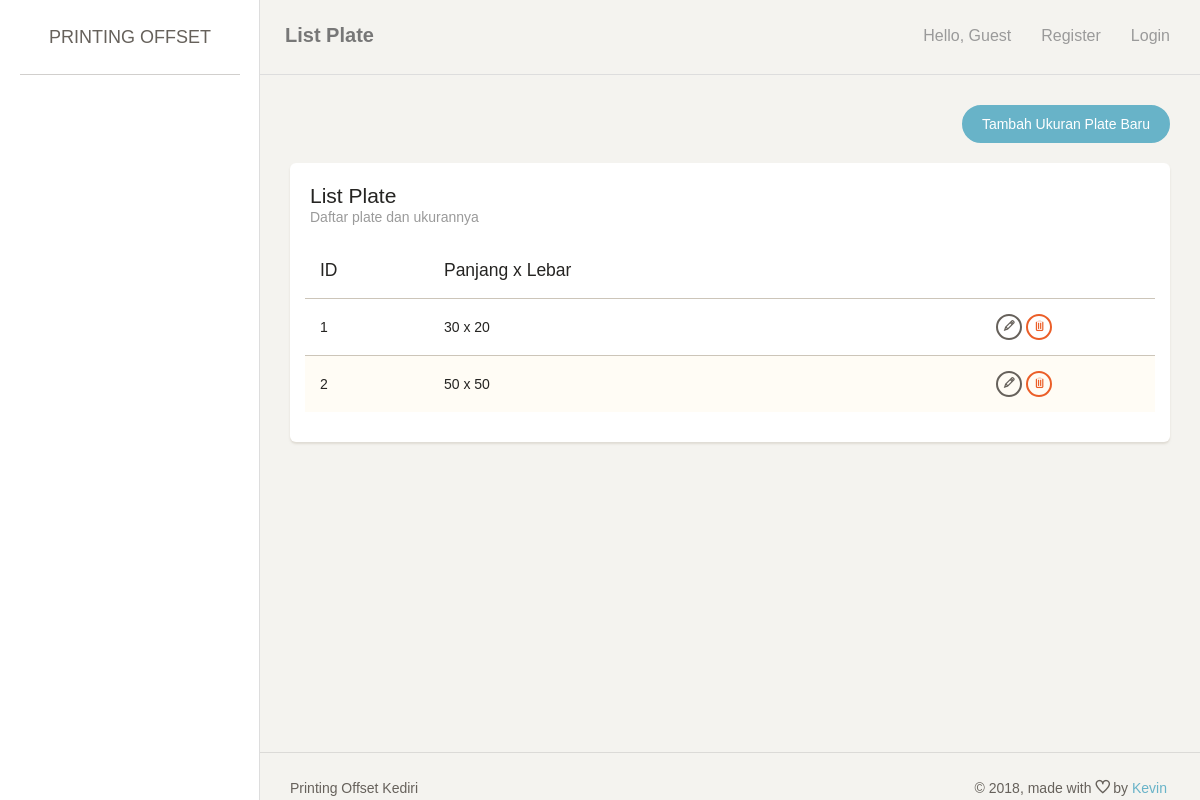
Screenshot of /index.php/plate with the database file from the repository.
### tables this page shows
CREATE TABLE `master_plate` (
  `id_master_plate` int(11) NOT NULL,
  `panjang_plate` int(11) DEFAULT NULL,
  `lebar_plate` int(11) DEFAULT NULL
);

### application/controllers/Plate.php (called while the page is built, shortened)
<?php
class Plate extends CI_Controller {
	public function index() {
		$this->lst();
	}
	public function lst() {
		if ($_SESSION['printer']['user']['role'] == 0){
			$data['page_title'] = 'List Plate';
			$data['page_note'] = 'Daftar plate dan ukurannya';
			$data['row'] = $this->MPlate->getAll();
			$this->load->view('header', $data);
			$this->load->view('plate_list', $data);
			$this->load->view('footer', $data);
		} else {
			redirect('login');
		}
	}
}

### index.php (called while the page is built, shortened)
<?php
require_once BASEPATH.'core/CodeIgniter.php';

### application/models/Plate_model.php (called while the page is built, shortened)
<?php
class Plate_model extends CI_Model {
	public function getAll() {
		return $this->db->get('master_plate')->result_array();
	}
}

### application/views/plate_list.php (the view, shortened to what this page needs)
<div class="content">
    <div class="container-fluid">
        <div class="row">
            <div class="col-md-12">
                <div align="right">
                    <a href="<?= site_url('plate/add/'); ?>" class="btn btn-info btn-fill btn-wd">Tambah Ukuran Plate Baru</a>
                </div>
                <br/>
                <div class="card">
                    <div class="header">
                        <h4 class="title"><?= $page_title; ?></h4>
                        <p class="category"><?= $page_note; ?></p>
                    </div>
                    <div class="content table-responsive">
                        <table id="myTable" class="table table-striped">
                            <thead><tr>
                                <th>ID</th>
                                <th>Panjang x Lebar</th>
                                <th></th>
                            </tr></thead>
                            <tbody>
                                <?php foreach ($row as $key => $value) {
                                    ?>
                                    <tr>
                                        <td><?= $value['id_master_plate']; ?></td>
                                        <td><?= $value['panjang_plate'].' x '.$value['lebar_plate']; ?></td>
                                        <td align="center">
                                            <a href="<?= site_url('plate/edit/'.$value['id_master_plate']); ?>" class="btn btn-waning btn-xs"><span class="ti-pencil" title="Edit"></span></a>
                                            <a href="<?= site_url('plate/delete/'.$value['id_master_plate']); ?>" class="btn btn-danger btn-xs"><span class="ti-trash" title="Delete"></span></a>
                                        </td>
                                    </tr>
                                    <?php
                                } ?>
                            </tbody>
                        </table>
                    </div>
                </div>
            </div>
        </div>
    </div>
</div>

### rows the page displays
master_plate: id_master_plate "1", panjang_plate "30", lebar_plate "20"
master_plate: id_master_plate "2", panjang_plate "50", lebar_plate "50"

### other values shown
$page_title "List Plate"
$page_note "Daftar plate dan ukurannya"
